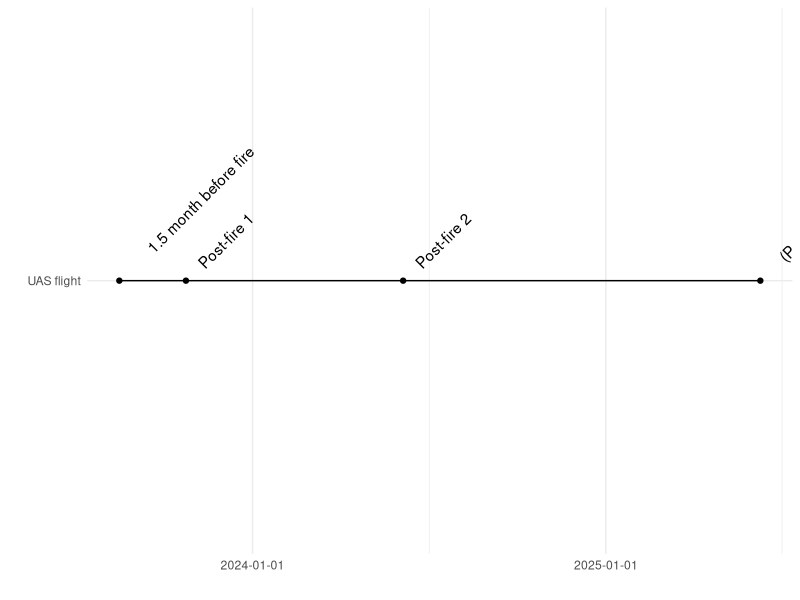
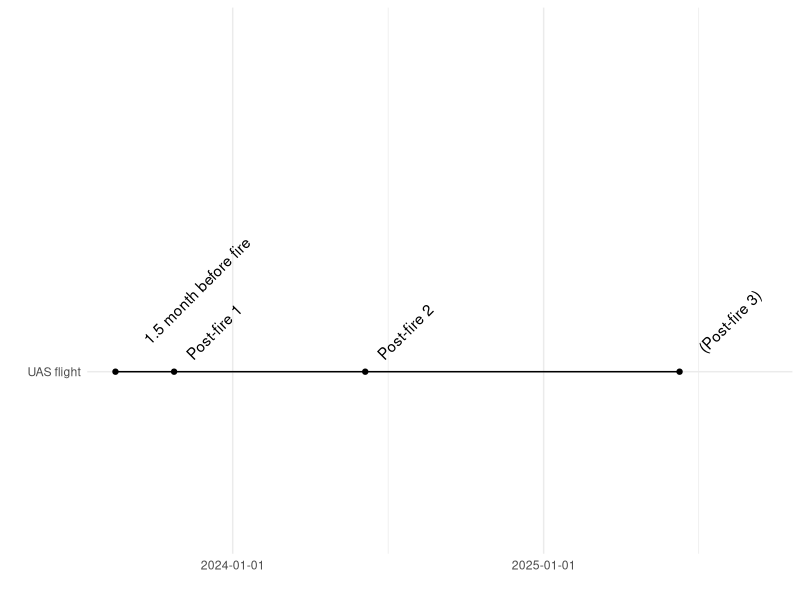
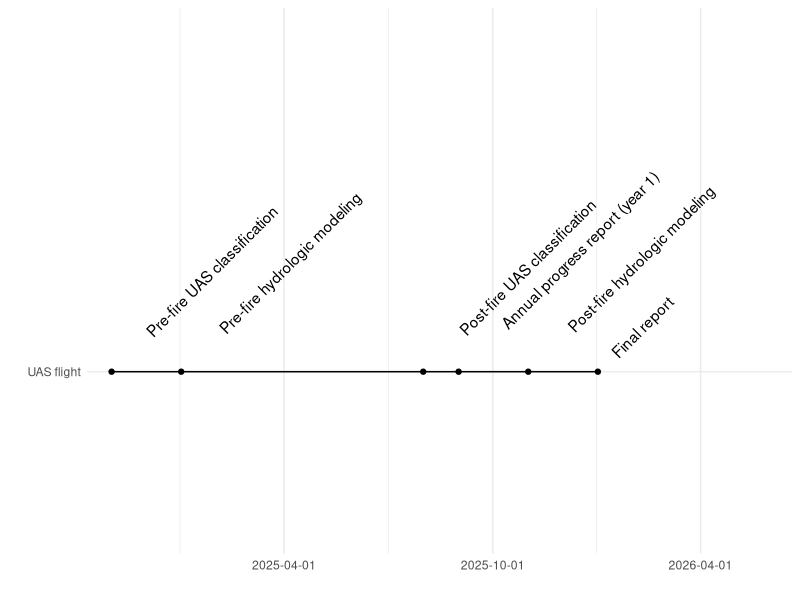
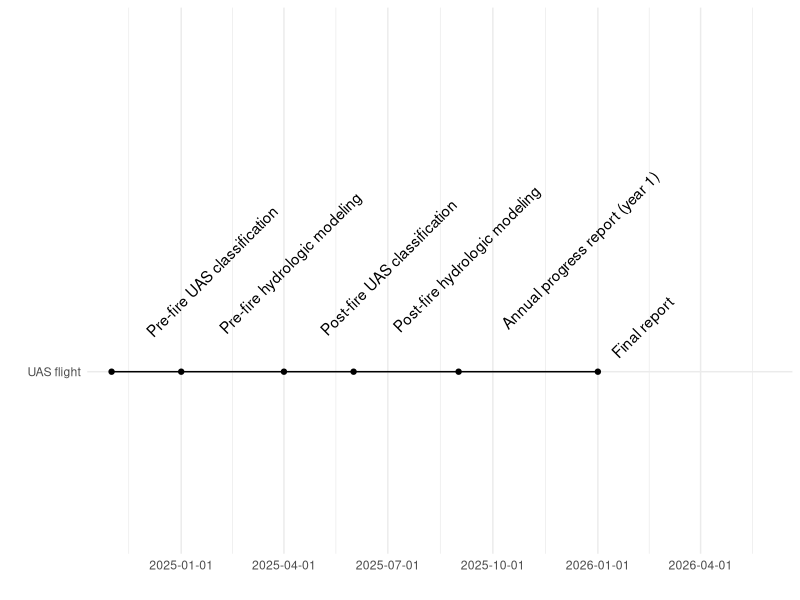
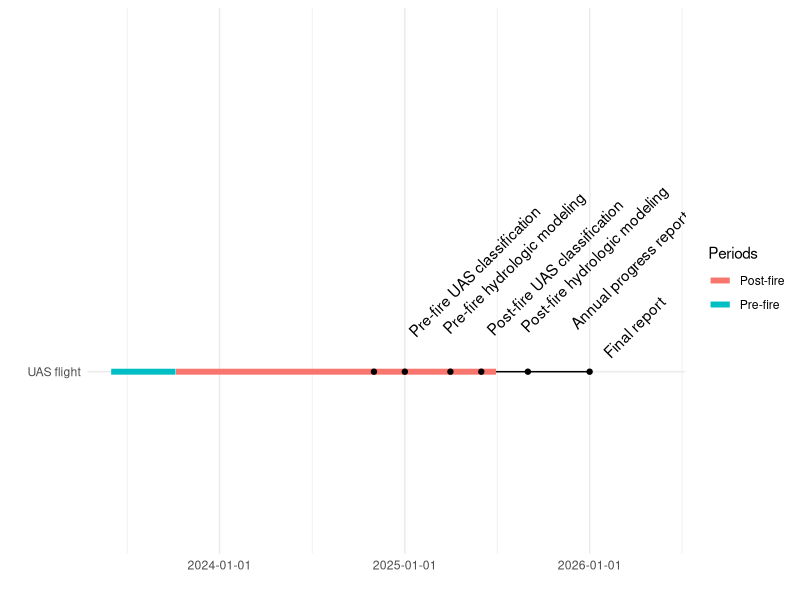
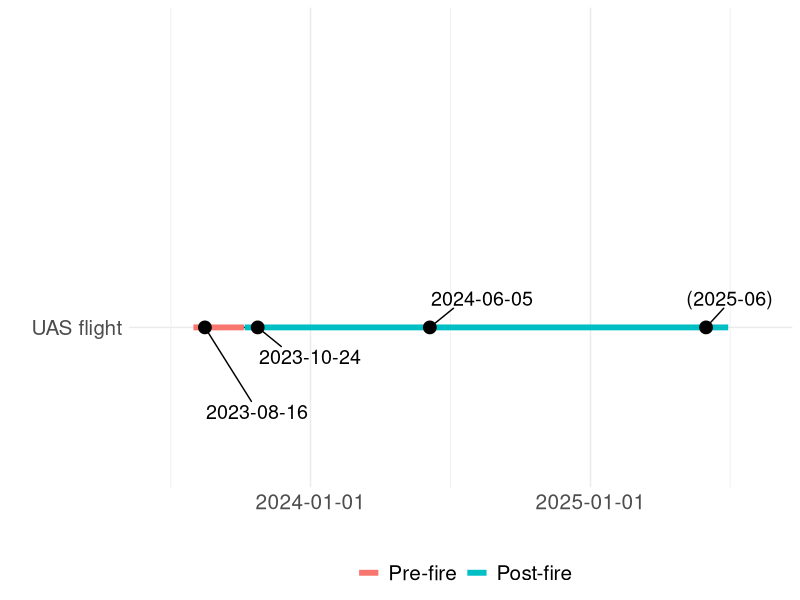

Here is the R script that generated these plots, in order:
## ---- chunk 1
library(ggplot2)
library(lubridate)
# install.packages("ggrepel")
library(ggrepel)
## ---- chunk 2
issues.tb <-
  data.frame(what = c("1.5 month before fire", "Post-fire 1", "Post-fire 2", " (Post-fire 3) "),
             when = ymd(c("2023-08-16", "2023-10-24", "2024-06-05",
                          "2025-06-10" )),
             event.type = "UAS flight")
issues.tb
## ---- chunk 3
ggplot(issues.tb, aes(x = when, y = event.type, label = what)) +
  geom_line() +
  geom_point() +
  geom_text(hjust = -0.3, angle = 45) +
  scale_x_date(name = "", date_breaks = "1 years") +
  scale_y_discrete(name = "") +
  theme_minimal()
## ---- chunk 4
ggplot(issues.tb, aes(x = when, y = event.type, label = what)) +
  geom_line() +
  geom_point() +
  geom_text(hjust = -0.3, angle = 45) +
  scale_x_date(name = "", date_breaks = "1 years",
               expand = expansion(mult = c(0.05, 0.2))) +
  scale_y_discrete(name = "",
                   expand = expansion(mult = c(0.01, 0.02))) +
  theme_minimal()
## ---- chunk 5
issues.tb <-
  data.frame(what = c("Pre-fire UAS classification", "Post-fire UAS classification",
                     "Annual progress report (year 1)",
                      "Pre-fire hydrologic modeling", "Post-fire hydrologic modeling", "Final report"),
             when = ymd(c("2024-11-01", "2025-08-01","2025-09-01", "2025-01-01",
                          "2025-11-01", "2026-01-01" )),
             event.type = "UAS flight")
issues.tb

ggplot(issues.tb, aes(x = when, y = event.type, label = what)) +
  geom_line() +
  geom_point() +
  geom_text(hjust = -0.3, angle = 45) +
  scale_x_date(name = "", date_breaks = "6 months",#"1 years",
               expand = expansion(mult = c(0.05, 0.4))) +
  scale_y_discrete(name = "",
                   expand = expansion(mult = c(0.01, 0.02))) +
  theme_minimal()


## ---- chunk 6
issues.tb <-
  data.frame(what = c("Pre-fire UAS classification"
                      , "Post-fire UAS classification",
                     "Annual progress report (year 1)",
                      "Pre-fire hydrologic modeling", "Post-fire hydrologic modeling", "Final report"),
             when = ymd(c("2024-11-01"
                          , "2025-04-01"
                          ,"2025-09-01"
                          , "2025-01-01",
                          "2025-06-01"
                          , "2026-01-01" )),
             event.type = "UAS flight")
issues.tb

ggplot(issues.tb, aes(x = when, y = event.type, label = what)) +
  geom_line() +
  geom_point() +
  geom_text(hjust = -0.3, angle = 45) +
  scale_x_date(name = "", date_breaks = "3 months",#"1 years",
               expand = expansion(mult = c(0.05, 0.4))) +
  scale_y_discrete(name = "",
                   expand = expansion(mult = c(0.01, 0.02))) +
  theme_minimal()


## ---- chunk 7
plants_periods.tb <-
  data.frame(Periods = c( "Pre-fire", "Post-fire"
    #"seedling\nemergence",                 "treatment\nperiod"
                      ),
             start = ymd(c("2023-06-01", "2023-10-07")),
             end = ymd(c("2023-10-06", "2025-06-30")),
             what = "UAS flight")

plants_periods.tb
## ---- chunk 8
ggplot(issues.tb, aes(x = when, y = event.type, label = what)) +
  geom_line() +
  geom_segment(data = plants_periods.tb,
               mapping = aes(x = start, xend = end,
                             y = what, yend = what,
                             colour = Periods),
               linewidth = 2)+
  geom_point() +
  geom_text(hjust = -0.3, angle = 45) +
  scale_x_date(name = "", date_breaks = "1 years",
               expand = expansion(mult = c(0.05, 0.2))) +
  scale_y_discrete(name = "",
                   expand = expansion(mult = c(0.01, 0.02))) +
  theme_minimal()

## ---- chunk 9
plants.tb <-
  data.frame(what = c("2023-08-16", "2023-10-24", "2024-06-05", "(2025-06)"
                      ),
             when = ymd(c("2023-08-16", "2023-10-24", "2024-06-05", "2025-06-01"
                          )),
             series = "UAS flight")
plants.tb
## ---- chunk 10
plants_periods.tb <-
  data.frame(Periods = c("Post-fire","Pre-fire"
                      ),
             col=c("red","blue"),
             start = ymd(c(  "2023-10-07","2023-08-01")),
             end = ymd(c(  "2025-06-30" , "2023-10-06")),
             series = "UAS flight")
plants_periods.tb$Periods<-factor(plants_periods.tb$Periods, levels =c( "Pre-fire" , "Post-fire") )
plants_periods.tb
## ---- chunk 11
ggplot(plants.tb, aes(x = when, y = series)) +
  geom_line() +
  geom_segment(data = plants_periods.tb,
               mapping = aes(x = start, xend = end,
                             y = series, yend = series,
                             colour = Periods  
                               ),
              # col=plants_periods.tb$col,
               linewidth = 2) +
  geom_point(size = 4) +
  geom_text_repel(aes(label = what),
                  size = 5,
                  direction = "y",
                  point.padding = 0.5,
                  hjust = 0,
                  box.padding = 1,
                  seed = 123) +
  scale_x_date(name = "", date_breaks = "1 year",
               #date_labels = "%d %B",
               expand = expansion(mult = c(0.12, 0.12))) +
  scale_y_discrete( name = "",
                   expand = expansion(mult = c(1,  2) )) +
  theme_minimal() +
  theme(legend.position = "bottom",
        
        axis.title.x = element_text(size = 15),
    axis.title.y = element_text(size = 15),
    axis.text.x = element_text(size = 15),
    axis.text.y = element_text(size = 15),
    
        legend.title = element_text(size = 0),
    legend.text = element_text(size = 15)
        )
